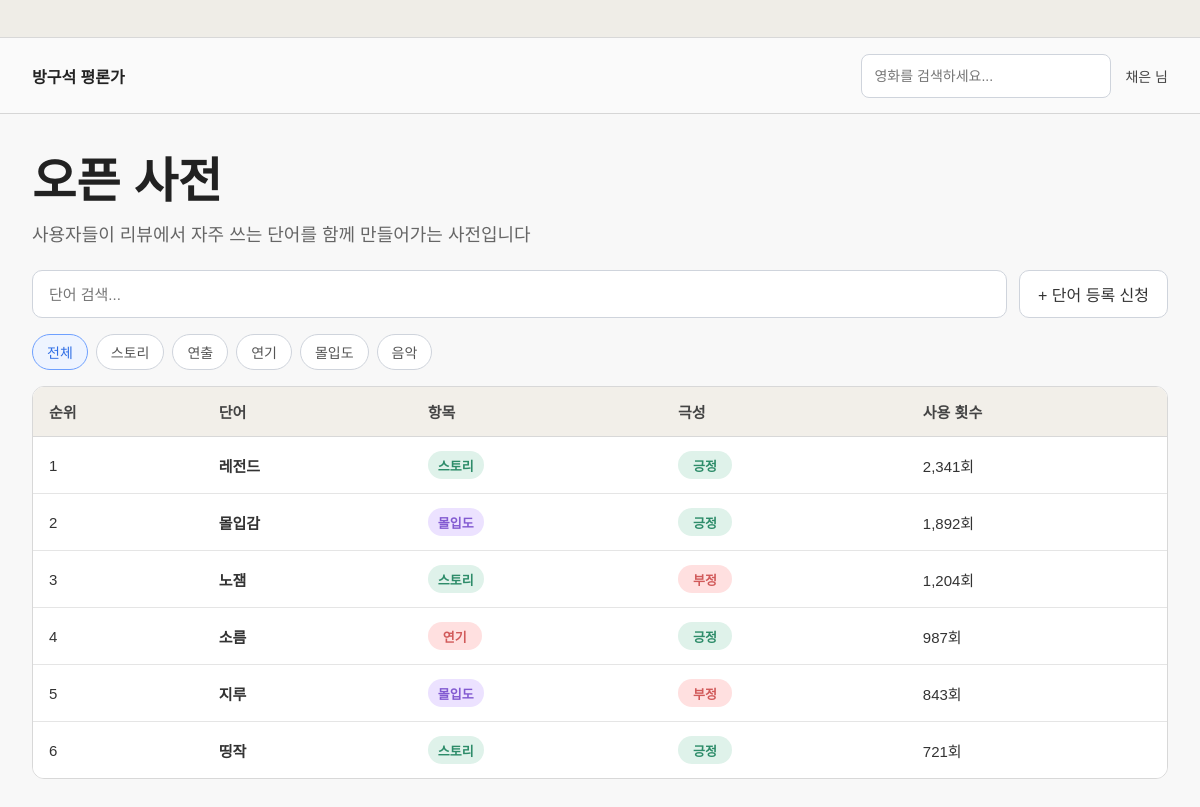
The app's page /dictionary (signed in) with its own data.
### tables this page shows
CREATE TABLE dictionary_words (
            id INTEGER PRIMARY KEY AUTOINCREMENT,
            word TEXT NOT NULL,
            category TEXT NOT NULL,
            sentiment TEXT NOT NULL,
            count INTEGER DEFAULT 1
        );

### app.py (the view)
@app.route("/dictionary")
def dictionary():
    if not login_required():
        return redirect(url_for("login"))
    keyword = request.args.get("q", "").strip()
    selected_category = request.args.get("category", "전체")
    query = "SELECT * FROM dictionary_words WHERE 1=1"
    params = []
    if selected_category != "전체":
        query += " AND category = ?"
        params.append(selected_category)
    if keyword:
        query += " AND word LIKE ?"
        params.append(f"%{keyword}%")
    query += " ORDER BY count DESC"
    conn = get_db()
    rows = conn.execute(query, params).fetchall()
    conn.close()
    dictionary_words = enrich_dictionary_items(rows)
    for idx, item in enumerate(dictionary_words, start=1):
        item["rank"] = idx
    return render_template(
        "dictionary.html",
        nickname=get_nickname(),
        dictionary_words=dictionary_words,
        categories=["전체", "스토리", "연출", "연기", "몰입도", "음악"],
        selected_category=selected_category,
        keyword=keyword
    )

### app.py (called while the page is built)
def get_db():
    conn = sqlite3.connect(DB_NAME)
    conn.row_factory = sqlite3.Row
    return conn

def login_required():
    return "user_id" in session

def get_current_user():
    if "user_id" not in session:
        return None
    conn = get_db()
    user = conn.execute("SELECT * FROM users WHERE id = ?", (session["user_id"],)).fetchone()
    conn.close()
    return user

def get_nickname():
    user = get_current_user()
    if user:
        return user["nickname"] + " 님"
    return "게스트 님"

def get_category_class(category):
    if category == "스토리":
        return "story"
    if category == "연출":
        return "directing"
    if category == "연기":
        return "acting"
    if category == "몰입도":
        return "immersion"
    if category == "음악":
        return "music"
    return "default"

def get_sentiment_class(sentiment):
    if sentiment == "긍정":
        return "positive"
    return "negative"

def enrich_dictionary_items(rows):
    items = []
    for row in rows:
        item = dict(row)
        item["category_class"] = get_category_class(item["category"])
        item["sentiment_class"] = get_sentiment_class(item["sentiment"])
        items.append(item)
    return items

### templates/dictionary.html (shortened to what this page needs)
<!DOCTYPE html>
<html lang="ko">
<head>
    <link rel="stylesheet" href="{{ url_for('static', filename='style.css') }}">
</head>
<body>
    <div class="window-frame">
        <div class="window-bar"></div>
        <div class="app-shell">
            <header class="top-header">
                <div class="brand">방구석 평론가</div>
                <div class="header-right">
                    <form action="/search" method="get" class="header-search">
                        <input type="text" name="q" placeholder="영화를 검색하세요...">
                    </form>
                    <div class="nickname">{{ nickname }}</div>
                </div>
            </header>
            <main class="page-content">
                <section class="dictionary-hero">
                    <h1>오픈 사전</h1>
                    <p>사용자들이 리뷰에서 자주 쓰는 단어를 함께 만들어가는 사전입니다</p>
                </section>
                <section class="dictionary-search-row">
                    <form action="/dictionary" method="get" class="dictionary-search-form">
                        <input type="text" name="q" value="{{ keyword }}" placeholder="단어 검색...">
                    </form>
                    <a href="/dictionary/request" class="dictionary-request-btn">+ 단어 등록 신청</a>
                </section>
                <section class="dictionary-filter-row">
                    {% for category in categories %}
                    <a href="/dictionary?category={{ category }}{% if keyword %}&q={{ keyword }}{% endif %}" class="dictionary-filter-chip {% if selected_category == category %}active{% endif %}">
                        {{ category }}
                    </a>
                    {% endfor %}
                </section>
                <section class="dictionary-table-wrap">
                    <table class="dictionary-table">
                        <thead>
                            <tr>
                                <th>순위</th>
                                <th>단어</th>
                                <th>항목</th>
                                <th>극성</th>
                                <th>사용 횟수</th>
                            </tr>
                        </thead>
                        <tbody>
                            {% for item in dictionary_words %}
                            <tr>
                                <td>{{ item.rank }}</td>
                                <td class="dictionary-word-cell">{{ item.word }}</td>
                                <td><span class="dict-badge category {{ item.category_class }}">{{ item.category }}</span></td>
                                <td><span class="dict-badge sentiment {{ item.sentiment_class }}">{{ item.sentiment }}</span></td>
                                <td>{{ "{:,}".format(item.count) }}회</td>
                            </tr>
                            {% endfor %}
                        </tbody>
                    </table>
                </section>
            </main>
        </div>
    </div>
</body>
</html>

### static/style.css (style rules this page uses)
* { box-sizing: border-box; margin: 0; padding: 0; font-family: "Malgun Gothic", "Apple SD Gothic Neo", sans-serif; }
body { background: #f3f4f6; color: #222; }
a { text-decoration: none; color: inherit; }
.window-frame { width: 100%; min-height: 100vh; background: #f3f4f6; }
.window-bar { height: 38px; border-bottom: 1px solid #d8d8d8; background: #efede7; }
.app-shell { max-width: 1400px; margin: 0 auto; background: #f8f8f8; min-height: calc(100vh - 38px); }
.top-header { height: 76px; border-bottom: 1px solid #d6d6d6; display: flex; align-items: center; justify-content: space-between; padding: 0 32px; background: #fafafa; }
.brand { font-size: 16px; font-weight: 700; }
.header-right { display: flex; align-items: center; gap: 14px; }
.header-search { display: flex; align-items: center; width: 250px; height: 44px; background: white; border: 1px solid #cfd4dc; border-radius: 8px; padding: 0 12px; }
.header-search input { border: none; outline: none; flex: 1; font-size: 14px; background: transparent; }
.nickname { font-size: 14px; color: #444; }
.page-content { padding: 28px 32px 40px; }
.dictionary-hero h1 { font-size: 48px; font-weight: 800; margin-bottom: 8px; }
.dictionary-hero p { font-size: 18px; color: #666; margin-bottom: 24px; }
.dictionary-search-row { display: flex; gap: 12px; align-items: center; margin-bottom: 16px; }
.dictionary-search-form { flex: 1; }
.dictionary-search-form input { width: 100%; height: 48px; border: 1px solid #cfd4dc; border-radius: 10px; padding: 0 16px; font-size: 15px; background: #fff; }
.dictionary-request-btn { display: inline-flex; align-items: center; justify-content: center; height: 48px; padding: 0 18px; border: 1px solid #cfd4dc; border-radius: 10px; background: #fff; color: #333; white-space: nowrap; }
.dictionary-filter-row { display: flex; gap: 8px; flex-wrap: wrap; margin-bottom: 16px; }
.dictionary-filter-chip { display: inline-flex; align-items: center; justify-content: center; height: 36px; padding: 0 14px; border: 1px solid #cfd4dc; border-radius: 999px; background: #fff; color: #555; font-size: 14px; }
.dictionary-filter-chip.active { border-color: #6ea0ff; color: #2f6ee5; background: #eef4ff; }
.dictionary-table-wrap { background: #fff; border: 1px solid #d8d8d8; border-radius: 12px; overflow: hidden; }
.dictionary-table { width: 100%; border-collapse: collapse; background: #fff; }
.dictionary-table thead th { background: #f2efe9; color: #444; font-size: 15px; text-align: left; padding: 14px 16px; border-bottom: 1px solid #d8d8d8; }
.dictionary-table tbody td { padding: 14px 16px; border-bottom: 1px solid #e5e5e5; font-size: 15px; color: #333; }
.dictionary-table tbody tr:last-child td { border-bottom: none; }
.dictionary-word-cell { font-weight: 700; }
.dict-badge { display: inline-flex; align-items: center; justify-content: center; min-width: 54px; height: 28px; padding: 0 10px; border-radius: 999px; font-size: 13px; font-weight: 700; }
.dict-badge.category.story { background: #dff2ea; color: #2d8c69; }
.dict-badge.category.acting { background: #ffe0e0; color: #d15a5a; }
.dict-badge.category.immersion { background: #ece2ff; color: #825ad1; }
.dict-badge.sentiment.positive { background: #dff2ea; color: #2d8c69; }
.dict-badge.sentiment.negative { background: #ffe0e0; color: #d15a5a; }

### records on screen
dictionary_words: rank "1", word "레전드", category "스토리", sentiment "긍정", count "2,341"
dictionary_words: rank "2", word "몰입감", category "몰입도", sentiment "긍정", count "1,892"
dictionary_words: rank "3", word "노잼", category "스토리", sentiment "부정", count "1,204"
dictionary_words: rank "4", word "소름", category "연기", sentiment "긍정", count "987"
dictionary_words: rank "5", word "지루", category "몰입도", sentiment "부정", count "843"
dictionary_words: rank "6", word "띵작", category "스토리", sentiment "긍정", count "721"

### other values on screen
{{ nickname }} "채은 님"
{{ category }} "전체" "스토리" "연출" "연기" "몰입도" "음악"
